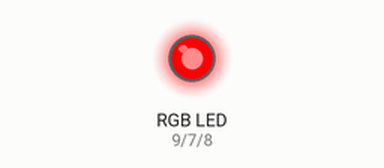
A sketch run on a simulated Arduino Uno, built with avr-gcc and run on an emulated ATmega328P. Parts: an RGB LED mixed from three pins (HIGH = lit).

Above: at 2.5 s.
At 6.0 s:
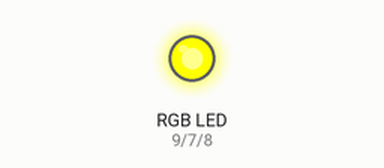
At 9.5 s:
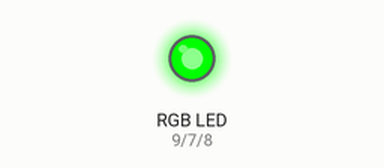
Timing chart, 0 to 15.6 s (numbered marks = the images above):
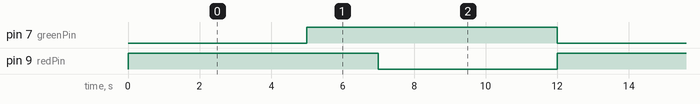

Measured:
- by itself, pin 7 (greenPin), pin 9 (redPin): alternates HIGH for 7.0 s and LOW for 5.0 s
- by itself, everything shown: repeats every 12.0 s, in 3 steps

The sketch:

RGB_Traffic_Light.ino
```cpp
// RGB LED Traffic Light

const int redPin = 9;

const int greenPin = 7;

const int bluePin = 8;


void setup() {

  pinMode(redPin, OUTPUT);

  pinMode(greenPin, OUTPUT);

  pinMode(bluePin, OUTPUT);

}


void loop() {


  // RED - Stop

  digitalWrite(redPin, HIGH);

  digitalWrite(greenPin, LOW);

  digitalWrite(bluePin, LOW);

  delay(5000);


  // RED + GREEN = Yellow - Get Ready

  digitalWrite(redPin, HIGH);

  digitalWrite(greenPin, HIGH);

  digitalWrite(bluePin, LOW);

  delay(2000);


  // GREEN - Go

  digitalWrite(redPin, LOW);

  digitalWrite(greenPin, HIGH);

  digitalWrite(bluePin, LOW);

  delay(5000);

}
```
